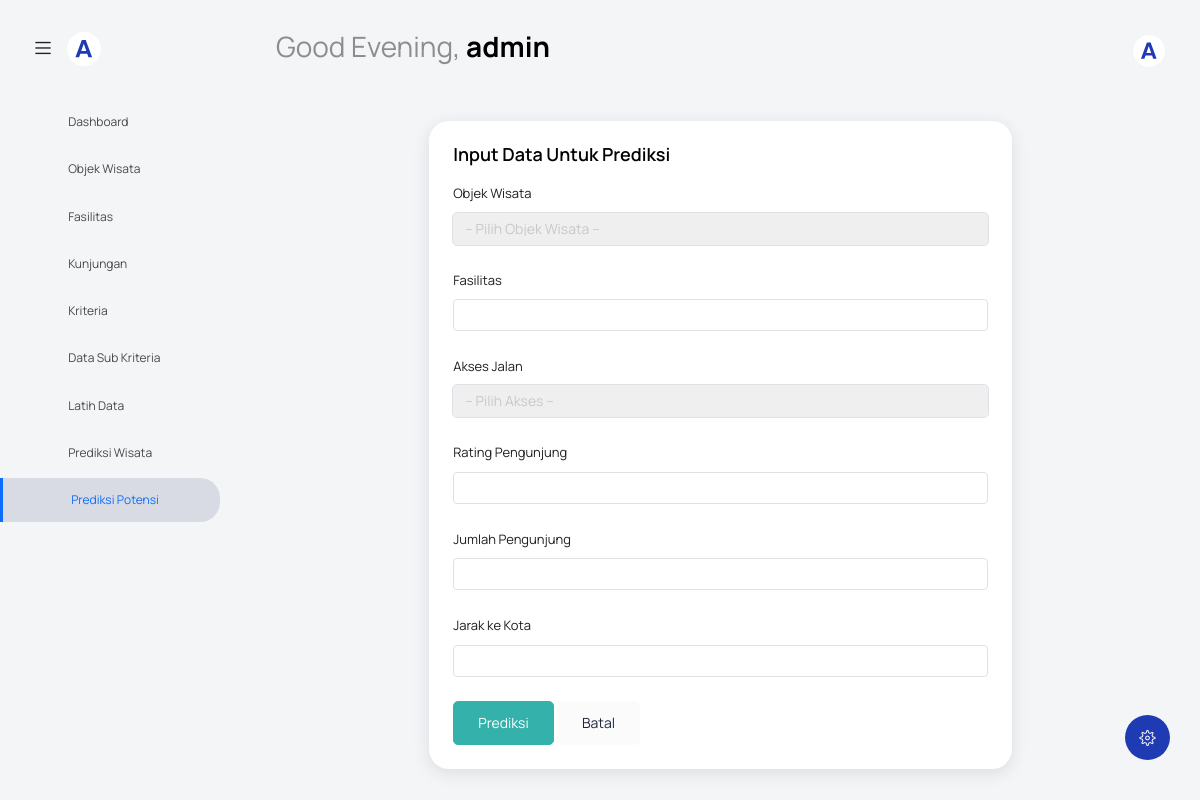
Screenshot of /index.php?page=prediksi_tambah (signed in) with the database file from the repository.
### tables this page shows
CREATE TABLE `kriteria` (
  `id_kriteria` int(11) NOT NULL,
  `nama_kriteria` varchar(100) NOT NULL,
  `penjelasan` text NOT NULL,
  `arah_potensi` varchar(10) NOT NULL,
  `satuan` varchar(50) DEFAULT NULL,
  `bobot` float DEFAULT 1
);

### view/prediksi/tambah-data.php (the view, shortened to what this page needs)
<?php
include('view/template/header.php');
include('koneksi.php');
?>
<body class="with-welcome-text">
  <div class="container-scroller">
    <?php include 'view/template/navbar.php'; ?>
    <div class="container-fluid page-body-wrapper">
      <?php include 'view/template/setting_panel.php'; ?>
      <?php include 'view/template/sidebar.php'; ?>
      <div class="main-panel">
        <div class="content-wrapper">
          <div class="row">
            <div class="col-md-8 mx-auto">
              <div class="card">
                <div class="card-body">
                  <h4 class="card-title">Input Data untuk Prediksi</h4>
                  <form action="controller/prediksi.php" method="POST">
                    <div class="form-group">
                      <label>Objek Wisata</label>
                      <select name="id_objek" class="form-control" required>
                        <option value="">-- Pilih Objek Wisata --</option>
                      </select>
                    </div>
                    <?php
                    $query = mysqli_query($conn, "SELECT * FROM kriteria ORDER BY id_kriteria ASC");
                    while ($row = mysqli_fetch_assoc($query)) {
                      $id_kriteria = $row['id_kriteria'];
                      $nama_kriteria = $row['nama_kriteria'];
                    ?>
                      <div class="form-group">
                        <label><?php echo $nama_kriteria; ?></label>
                        <?php if (strtolower($nama_kriteria) === 'akses jalan') { ?>
                          <select name="kriteria[<?php echo $id_kriteria; ?>]" class="form-control" required>
                            <option value="">-- Pilih Akses --</option>
                          </select>
                        <?php } else { ?>
                          <input type="number" step="any" name="kriteria[<?php echo $id_kriteria; ?>]" class="form-control" required>
                        <?php } ?>
                      </div>
                    <?php } ?>
                    <button type="submit" class="btn btn-success">Prediksi</button>
                    <a href="index.php" class="btn btn-light">Batal</a>
                  </form>
                </div>
              </div>
            </div>
          </div>
        </div>
      </div>
    </div>
  </div>
</body>
</html>

### rows the page displays
kriteria: nama_kriteria "Fasilitas"
kriteria: nama_kriteria "Akses Jalan"
kriteria: nama_kriteria "Rating Pengunjung"
kriteria: nama_kriteria "Jumlah Pengunjung"
kriteria: nama_kriteria "Jarak ke Kota"

### other values shown
$namaPengguna "admin"
$item['title'] "Dashboard"
$item['title'] "Objek Wisata"
$item['title'] "Fasilitas"
$item['title'] "Kunjungan"
$item['title'] "Kriteria"
$item['title'] "Data Sub Kriteria"
$item['title'] "Latih Data"
$item['title'] "Prediksi Wisata"
$item['title'] "Prediksi Potensi"
